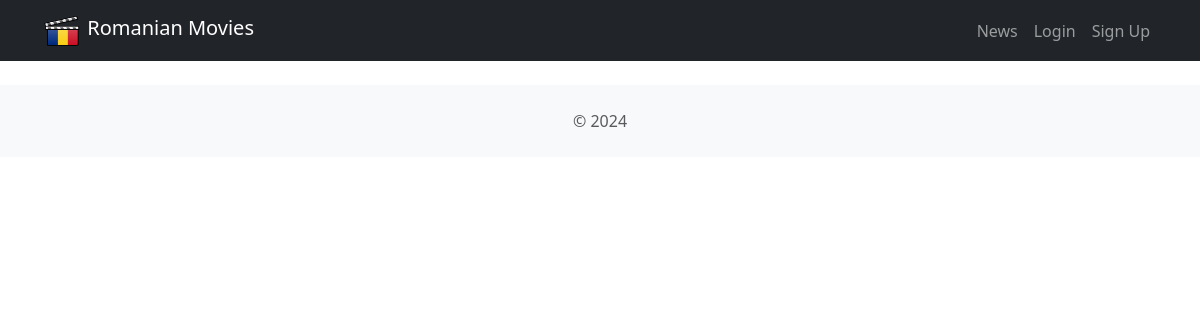
Before: /news/ with the older database file.
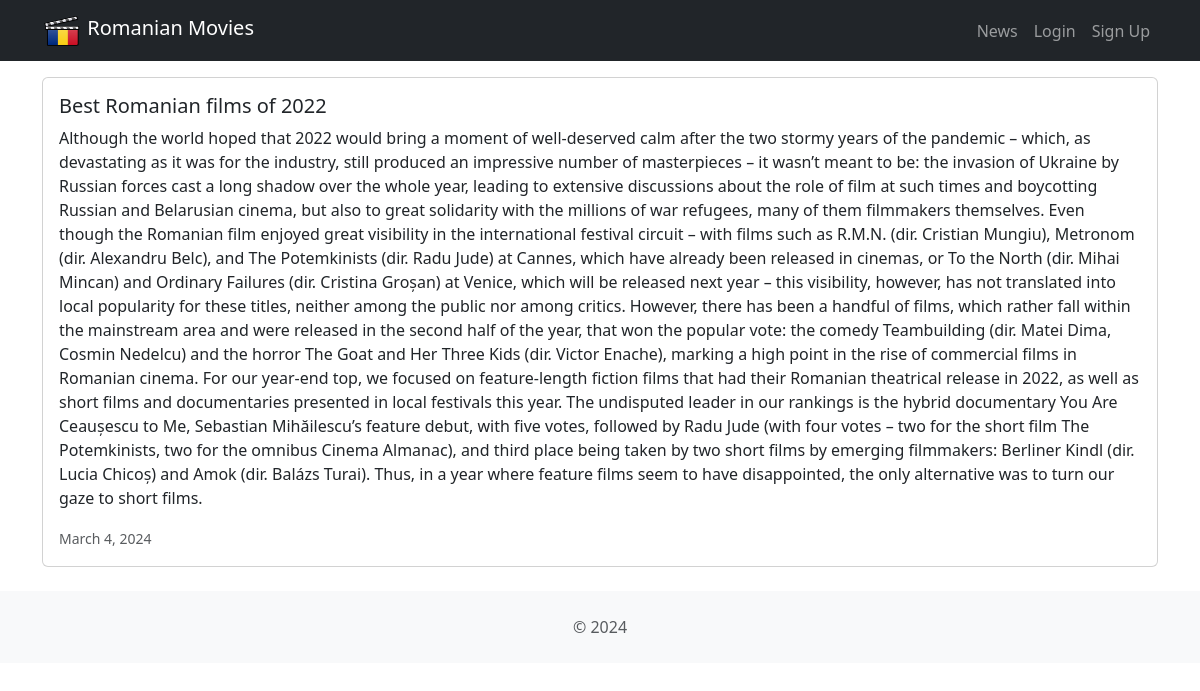
After: the same page with the newer database file.
### news/models.py (models this page shows, shortened)
class News(models.Model):
    headline = models.CharField(max_length=200)
    body = models.TextField()
    date = models.DateField()

### news/views.py (the view)
# urls.py: path('', views.news, name='news'),
def news(request):
    newss = News.objects.all().order_by('-date')
    return render(request, 'news.html', {'newss':newss})

### news/templates/news.html
{% extends 'base.html' %}
{% block content %}
  {% for news in newss %}
  <div class="card mb-3">
    <div class="row g-0">
      <div>
        <div class="card-body">
          <h5 class="card-title">{{ news.headline }}</h5>
          <p class="card-text">{{ news.body }}</p>
          <p class="card-text"><small class="text-muted">
            {{ news.date }}
          </small></p>
        </div>
      </div>
    </div>
  </div>
  {% endfor %}
{% endblock content %}

Changed rows visible on the page:
added News: headline "Best Romanian films of 2022", body "Although the world hoped that 2022 would bring a moment of well-deserved calm after the two stormy years of the pandemic – which, as devastating as it was for the industry, still produced an impressive number of masterpieces – it wasn’t meant to be: the invasion of Ukraine by Russian forces cast a long shadow over the whole year, leading to extensive discussions about the role of film at such times and boycotting Russian and Belarusian cinema, but also to great solidarity with the millions of war refugees, many of them filmmakers themselves. Even though the Romanian film enjoyed great visibility in the international festival circuit – with films such as R.M.N. (dir. Cristian Mungiu),…", date "March 4, 2024"
